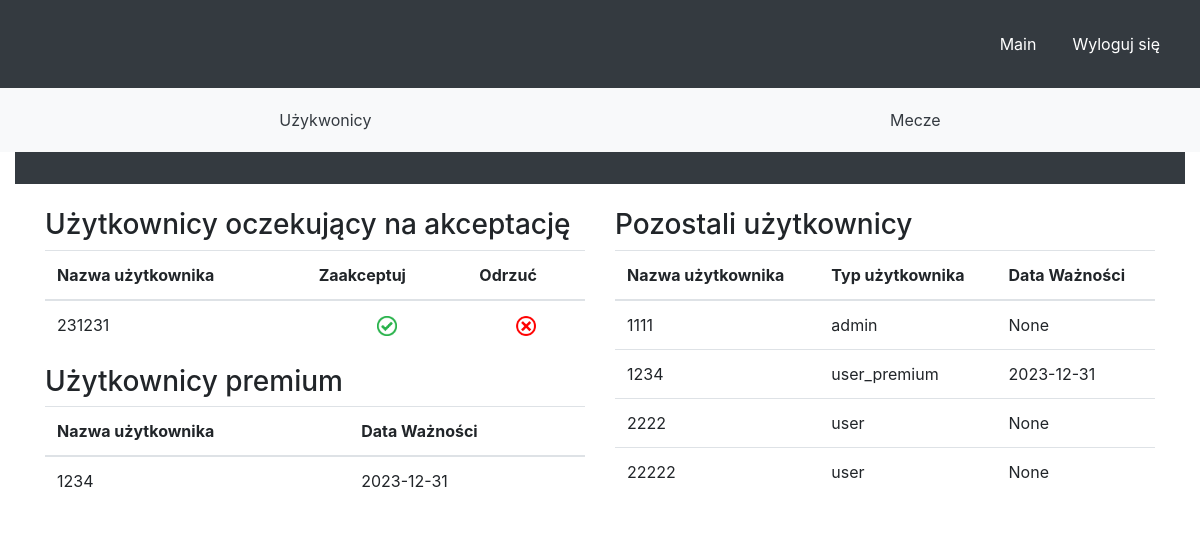
/admin, run on an earlier commit of the app's database.
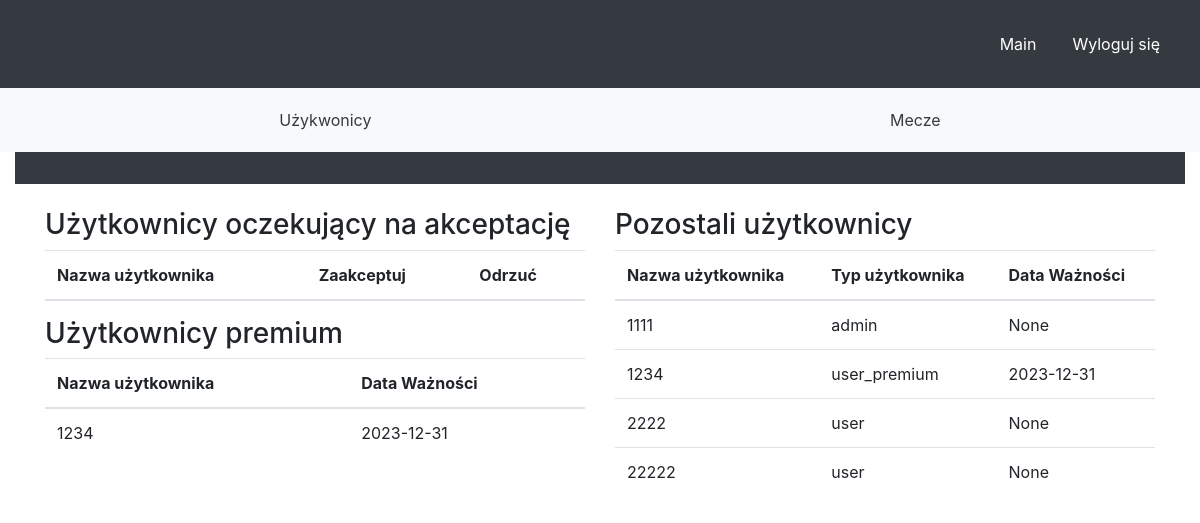
And on a later commit of the database.
### tables this page shows
CREATE TABLE users (
    id INTEGER PRIMARY KEY,
    username TEXT NOT NULL UNIQUE,  -- Dodaj UNIQUE, aby zrobić username unikalnym
    password TEXT NOT NULL,
    user_type TEXT NOT NULL,
    premium_expiration_date TEXT
, confirmed BOOLEAN DEFAULT 0);

### app.py (the view)
@app.route('/admin')
def admin():
    conn = sqlite3.connect('football_teams.db')
    cursor = conn.cursor()
    username = session.get('username', '')
    cursor.execute("""SELECT matches.date, teamsA.team AS teamA, teamsB.team AS teamB, teamsA.logo AS logoA, teamsB.logo AS logoB, matches.matchID
    FROM matches
    INNER JOIN teams AS teamsA ON matches.teamA_id = teamsA.id_team
    INNER JOIN teams AS teamsB ON matches.teamB_id = teamsB.id_team
    WHERE matches.scoreA IS NULL AND matches.scoreB IS NULL
        ORDER BY
    CASE
        WHEN SUBSTR(matches.date, 4, 2) IN ('10', '11', '12') THEN 1
        ELSE 2
    END,
    CAST(SUBSTR(matches.date, 4, 2) AS SIGNED),  -- Sortowanie miesiąca jako liczby
    SUBSTR(matches.date, 1, 2) ASC  -- Sortowanie dnia
    LIMIT 20;
    """)
    upcoming_matches = cursor.fetchall()
    cursor.execute("SELECT * FROM users WHERE confirmed = 0")
    users_waiting_approval = cursor.fetchall()
    cursor.execute("SELECT * FROM users WHERE user_type = 'user_premium'")
    premium_users = cursor.fetchall()
    cursor.execute("SELECT * FROM users WHERE confirmed = 1")
    other_users = cursor.fetchall()
    conn.close()
    conn.close()
    return render_template('admin.html', upcoming_matches=upcoming_matches, username=username, users_waiting_approval=users_waiting_approval,
                           premium_users=premium_users,
                           other_users=other_users)

### app.py (called while the page is built)
@app.before_request
def set_default_user_type():
    if 'user_type' not in session:
        session['user_type'] = 'guest'

### templates/admin.html (shortened to what this page needs)
<!DOCTYPE html>
<html lang="en">
<head>
    <link rel="stylesheet" href="https://maxcdn.bootstrapcdn.com/bootstrap/4.5.2/css/bootstrap.min.css">
    <link rel="stylesheet" type="text/css" href="{{ url_for('static', filename='style.css') }}">
</head>
<body>
    <header class="bg-dark text-danger p-3">
        <nav class="navbar navbar-expand-lg navbar-dark">
            <div class="collapse navbar-collapse" id="navbarNav">
                <ul class="navbar-nav ml-auto">
                    <li class="nav-item"><a class="nav-link text-white" href="/">Main</a></li>
                    <li class="nav-item"><a class="nav-link text-white" href="/logout">Wyloguj się</a></li>
                </ul>
            </div>
        </nav>
    </header>
    <div class="main-menu">
        <ul class="nav">
            <li class="nav-item"><a class="nav-link-main text-light" onclick="showAdminUsers()">Użykwonicy</a></li>
            <li class="nav-item"><a class="nav-link-main text-light" onclick="showAdminMatches()">Mecze</a></li>
        </ul>
    </div>
    <div class="container-fluid">
        <header class="bg-dark text-danger p-3">
        </header>
        <div class="container mt-4" id="adminUsers">
            <div class="row">
                <div class="col-md-6">
                    <h3>Użytkownicy oczekujący na akceptację</h3>
                    <table class="table">
                        <thead>
                            <tr>
                                <th>Nazwa użytkownika</th>
                                <th>Zaakceptuj</th>
                                <th>Odrzuć</th>
                            </tr>
                        </thead>
                        <tbody>
                            {% for user in users_waiting_approval %}
                                <tr>
                                    <td>{{ user[1] }}</td>
                                    <td style="text-align: center;">
                                        <img src="/static/green_tick.png" style="height: 20px;" class="accept" data-userid="{{ user[0] }}" alt="Zaakceptuj">
                                    </td>
                                    <td style="text-align: center;">
                                        <img src="/static/red_x.png" style="height: 20px;" class="reject" data-userid="{{ user[0] }}" alt="Odrzuć">
                                    </td>
                                </tr>
                            {% endfor %}
                        </tbody>
                    </table>
                    <h3>Użytkownicy premium</h3>
                    <table class="table">
                        <thead>
                            <tr>
                                <th>Nazwa użytkownika</th>
                                <th>Data Ważności</th>
                            </tr>
                        </thead>
                        <tbody>
                            {% for user in premium_users %}
                                <tr>
                                    <td>{{ user[1] }}</td>
                                    <td>{{ user[4] }}</td>
                                </tr>
                            {% endfor %}
                        </tbody>
                    </table>
                </div>
                <div class="col-md-6">
                    <h3>Pozostali użytkownicy</h3>
                    <table class="table">
                        <thead>
                            <tr>
                                <th>Nazwa użytkownika</th>
                                <th>Typ użytkownika</th>
                                <th>Data Ważności</th>
                            </tr>
                        </thead>
                        <tbody>
                            {% for user in other_users %}
                                <tr>
                                    <td>{{ user[1] }}</td>
                                    <td>{{ user[3] }}</td>
                                    <td>{{ user[4] }}</td>
                                </tr>
                            {% endfor %}
                        </tbody>
                    </table>
                </div>
            </div>
        </div>
</body>
</html>

### static/style.css (style rules this page uses)
html, body { width: 100%; margin: 0; padding: 0; }
.main-menu { background-color: #f8f9fa; padding: 10px; }
.nav { width: 100%; display: flex; justify-content: space-around; list-style: none; padding: 0; }
.nav-item { text-align: center; }
.nav-link-main { color: #343a40 !important; text-decoration: none; padding: 10px; display: block; }
ul { list-style-type: none; padding: 0; }
li { display: inline; margin-left: 20px; }

What changed in the data, as far as the page shows it:
removed users: username "231231", shown under "Użytkownicy oczekujący na akceptację"
